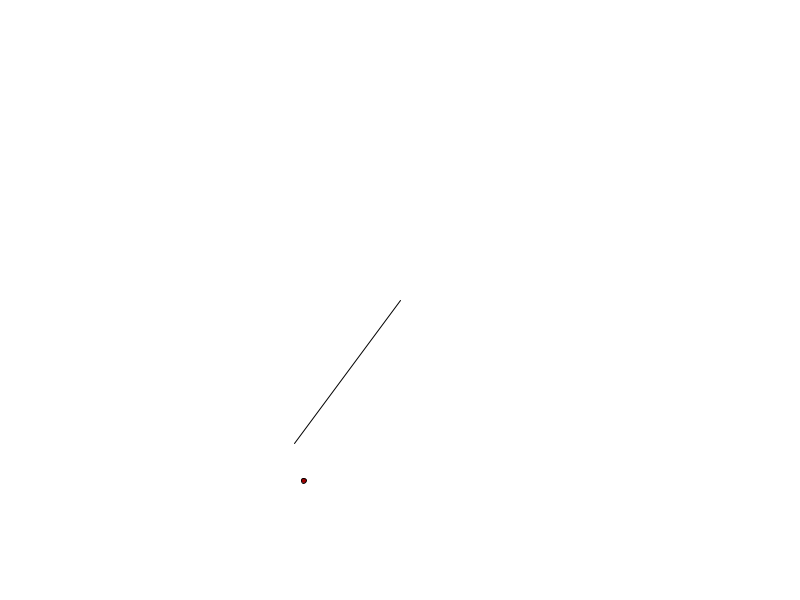
Frame 1 (no input)
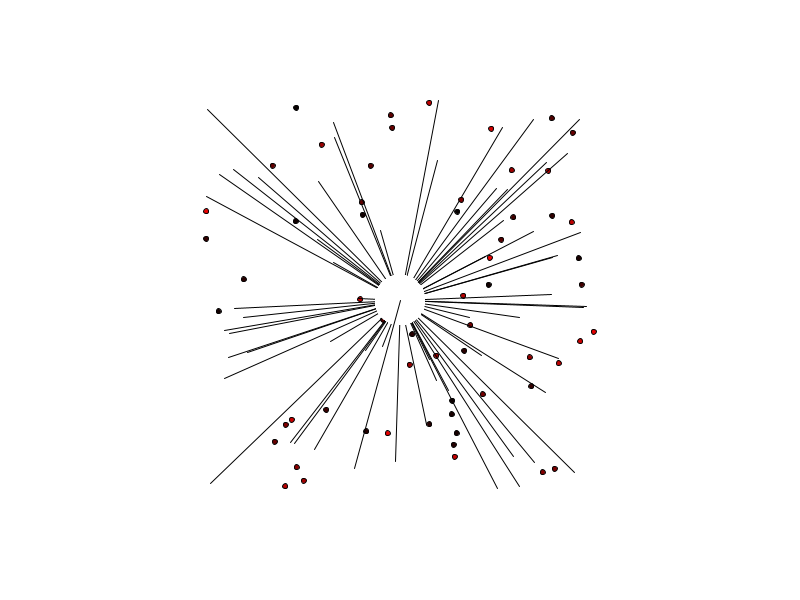
Frame 60 (the mouse pressed at the canvas centre just before this capture)
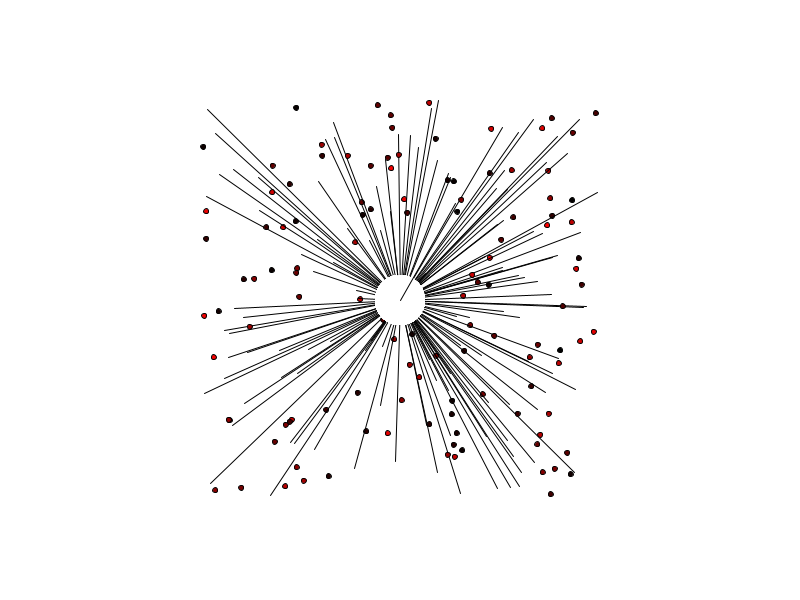
Frame 120 (the mouse held since frame 60 and released just before this capture)

The Processing sketch that drew these frames (run headless with seeded random() and noise(); from frame 60 on, the mouse is pressed at the canvas centre):

// Processing sketch: processing_109564
// ── processing_109564.pde

float centrox; 
float centroy; 
// float é paa numero decimal


void setup() {
  size (800, 600);
  background (255, 255, 255);
  centrox=width/2;// width= largura dp sketch, centrox/2 vale como a metade horizontal
  centroy=height/2;// height= altura do sketch, centrox/2, centro vertical
  
  
  
  println(centrox); // para mostrar os números em baixo
}

void draw() {
fill(255, 255, 255); 
noStroke();
ellipse ( centrox, centroy, 50, 50);  
stroke(0);
fill( random(255), 0 ,0);
ellipse ( centrox+random(-200,200), centroy+random(-200,200), 5, 5);
line (centrox, centroy, centrox+random(-200,200), centroy+random(-200,200));

}
